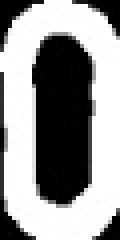
#> input picture models/data/0/4.jpg, 30 x 60 px (shown 4 times larger); its folder holds only this picture in this run
$ python getcharset.py
#> lines starting #> are read from the running program, lines starting #| are printed output that depends on the picture; after the words box and inside, x2 and y2 are one past the last pixel; in counts of white or black regions, pixels touching at a corner belong together
import glob
import cv2
import os

image_path = "data/charTrainset/"
write_path = "data/"

for number in range(10):
    for img_org_path in glob.iglob(image_path + str(number) + "/*.jpg"):
        img = cv2.imread(img_org_path, 0)
#> img is the input picture: shape (60, 30); min 0, max 255, mean 149.8
        img = cv2.resize(img, dsize=(30, 60))

        _, img = cv2.threshold(img, 30, 255, cv2.THRESH_BINARY)
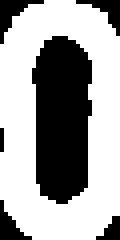
#> img: shape (60, 30) (shown 4 times larger); 63.5% white; 6 black regions (1 under 20 px), largest, box (x1, y1, x2, y2) and area: (8, 9, 23, 51) 516, (0, 0, 11, 11) 43, (19, 0, 30, 9) 36, (0, 50, 8, 60) 35, (24, 54, 30, 60) 21

        img_org_path = os.path.basename(img_org_path)
        cv2.imwrite(write_path + str(number) + "/" + img_org_path, img)


for number in range(65, 91):
    number = chr(number)
    if os.path.isdir(image_path + str(number)):
        for img_org_path in glob.iglob(image_path + str(number) + "/*.jpg"):
            img = cv2.imread(img_org_path, 0)
            img = cv2.resize(img, dsize=(30, 60))

            _, img = cv2.threshold(img, 30, 255, cv2.THRESH_BINARY)

            img_org_path = os.path.basename(img_org_path)
            if not os.path.isdir(write_path + str(ord(number))):
                os.mkdir(write_path + str(ord(number)))
            cv2.imwrite(write_path + str(ord(number)) + "/" + img_org_path, img)
